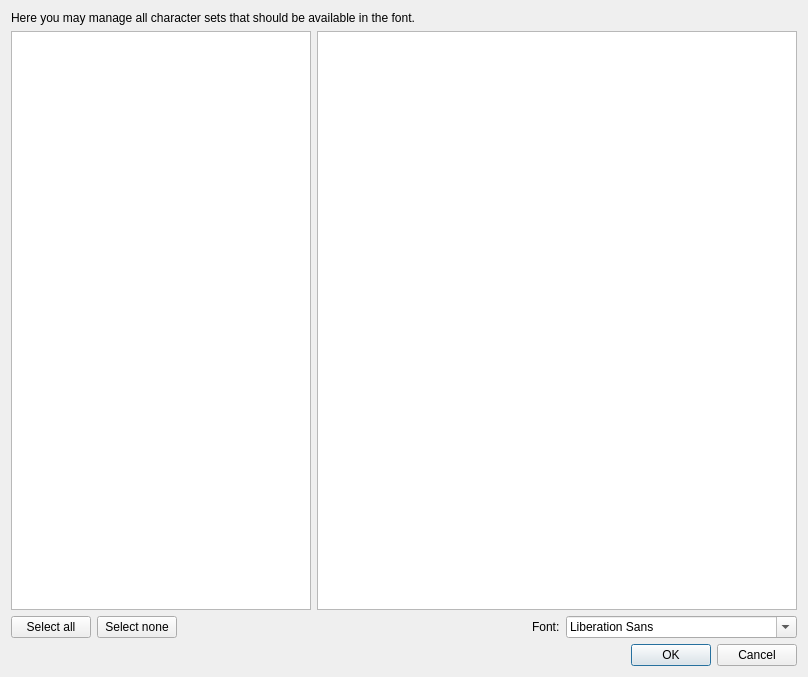
<?xml version="1.0" encoding="UTF-8"?>
<ui version="4.0">
 <class>CharacterSetsDialog</class>
 <widget class="QDialog" name="CharacterSetsDialog">
  <property name="geometry">
   <rect>
    <x>0</x>
    <y>0</y>
    <width>808</width>
    <height>677</height>
   </rect>
  </property>
  <property name="windowTitle">
   <string>Character Sets</string>
  </property>
  <layout class="QVBoxLayout" name="verticalLayout">
   <item>
    <widget class="QLabel" name="label">
     <property name="text">
      <string>Here you may manage all character sets that should be available in the font.</string>
     </property>
    </widget>
   </item>
   <item>
    <layout class="QHBoxLayout" name="horizontalLayout_5">
     <item>
      <widget class="QListWidget" name="char_set_list_widget">
       <property name="sizePolicy">
        <sizepolicy hsizetype="Expanding" vsizetype="Expanding">
         <horstretch>0</horstretch>
         <verstretch>0</verstretch>
        </sizepolicy>
       </property>
       <property name="maximumSize">
        <size>
         <width>300</width>
         <height>16777215</height>
        </size>
       </property>
       <property name="focusPolicy">
        <enum>Qt::FocusPolicy::NoFocus</enum>
       </property>
      </widget>
     </item>
     <item>
      <widget class="CharacterSetSelectionWidget" name="chars_list_widget">
       <property name="maximumSize">
        <size>
         <width>500</width>
         <height>16777215</height>
        </size>
       </property>
       <property name="uniformItemSizes">
        <bool>true</bool>
       </property>
      </widget>
     </item>
    </layout>
   </item>
   <item>
    <layout class="QHBoxLayout" name="horizontalLayout_3">
     <item>
      <widget class="QPushButton" name="btn_select_all">
       <property name="text">
        <string>Select all</string>
       </property>
      </widget>
     </item>
     <item>
      <widget class="QPushButton" name="btn_select_none">
       <property name="text">
        <string>Select none</string>
       </property>
      </widget>
     </item>
     <item>
      <spacer name="horizontalSpacer">
       <property name="orientation">
        <enum>Qt::Orientation::Horizontal</enum>
       </property>
       <property name="sizeHint" stdset="0">
        <size>
         <width>40</width>
         <height>20</height>
        </size>
       </property>
      </spacer>
     </item>
     <item>
      <widget class="QLabel" name="label_8">
       <property name="text">
        <string>Font:</string>
       </property>
      </widget>
     </item>
     <item>
      <widget class="QFontComboBox" name="cmb_preview_font">
       <property name="font">
        <font>
         <family>.AppleSystemUIFont</family>
        </font>
       </property>
       <property name="currentFont">
        <font/>
       </property>
      </widget>
     </item>
    </layout>
   </item>
   <item>
    <layout class="QHBoxLayout" name="horizontalLayout">
     <item>
      <widget class="QLabel" name="lbl_chars_selected_info">
       <property name="text">
        <string>&lt;CharsSelectedInfo&gt;</string>
       </property>
      </widget>
     </item>
     <item>
      <widget class="QDialogButtonBox" name="button_box">
       <property name="standardButtons">
        <set>QDialogButtonBox::StandardButton::Cancel|QDialogButtonBox::StandardButton::Ok</set>
       </property>
      </widget>
     </item>
    </layout>
   </item>
  </layout>
 </widget>
 <customwidgets>
  <customwidget>
   <class>CharacterSetSelectionWidget</class>
   <extends>QListWidget</extends>
   <header>widgets/CharacterSetSelectionWidget.hpp</header>
  </customwidget>
 </customwidgets>
 <resources>
  <include location="../resources/UIResources.qrc"/>
 </resources>
 <connections>
  <connection>
   <sender>char_set_list_widget</sender>
   <signal>itemSelectionChanged()</signal>
   <receiver>CharacterSetsDialog</receiver>
   <slot>on_item_selection_changed()</slot>
   <hints>
    <hint type="sourcelabel">
     <x>230</x>
     <y>194</y>
    </hint>
    <hint type="destinationlabel">
     <x>405</x>
     <y>235</y>
    </hint>
   </hints>
  </connection>
  <connection>
   <sender>button_box</sender>
   <signal>rejected()</signal>
   <receiver>CharacterSetsDialog</receiver>
   <slot>reject()</slot>
   <hints>
    <hint type="sourcelabel">
     <x>487</x>
     <y>442</y>
    </hint>
    <hint type="destinationlabel">
     <x>405</x>
     <y>235</y>
    </hint>
   </hints>
  </connection>
  <connection>
   <sender>button_box</sender>
   <signal>accepted()</signal>
   <receiver>CharacterSetsDialog</receiver>
   <slot>accept()</slot>
   <hints>
    <hint type="sourcelabel">
     <x>487</x>
     <y>442</y>
    </hint>
    <hint type="destinationlabel">
     <x>405</x>
     <y>235</y>
    </hint>
   </hints>
  </connection>
  <connection>
   <sender>cmb_preview_font</sender>
   <signal>currentFontChanged(QFont)</signal>
   <receiver>CharacterSetsDialog</receiver>
   <slot>on_preview_font_changed(QFont)</slot>
   <hints>
    <hint type="sourcelabel">
     <x>907</x>
     <y>594</y>
    </hint>
    <hint type="destinationlabel">
     <x>521</x>
     <y>334</y>
    </hint>
   </hints>
  </connection>
  <connection>
   <sender>char_set_list_widget</sender>
   <signal>itemChanged(QListWidgetItem*)</signal>
   <receiver>CharacterSetsDialog</receiver>
   <slot>on_char_set_item_changed(QListWidgetItem*)</slot>
   <hints>
    <hint type="sourcelabel">
     <x>162</x>
     <y>308</y>
    </hint>
    <hint type="destinationlabel">
     <x>403</x>
     <y>338</y>
    </hint>
   </hints>
  </connection>
  <connection>
   <sender>char_set_list_widget</sender>
   <signal>itemDoubleClicked(QListWidgetItem*)</signal>
   <receiver>CharacterSetsDialog</receiver>
   <slot>on_item_double_clicked(QListWidgetItem*)</slot>
   <hints>
    <hint type="sourcelabel">
     <x>162</x>
     <y>308</y>
    </hint>
    <hint type="destinationlabel">
     <x>403</x>
     <y>338</y>
    </hint>
   </hints>
  </connection>
  <connection>
   <sender>btn_select_all</sender>
   <signal>clicked()</signal>
   <receiver>CharacterSetsDialog</receiver>
   <slot>on_select_all_char_sets()</slot>
   <hints>
    <hint type="sourcelabel">
     <x>55</x>
     <y>603</y>
    </hint>
    <hint type="destinationlabel">
     <x>403</x>
     <y>338</y>
    </hint>
   </hints>
  </connection>
  <connection>
   <sender>btn_select_none</sender>
   <signal>clicked()</signal>
   <receiver>CharacterSetsDialog</receiver>
   <slot>on_select_no_char_sets()</slot>
   <hints>
    <hint type="sourcelabel">
     <x>162</x>
     <y>603</y>
    </hint>
    <hint type="destinationlabel">
     <x>403</x>
     <y>338</y>
    </hint>
   </hints>
  </connection>
 </connections>
 <slots>
  <slot>on_current_char_set_selection_changed()</slot>
  <slot>on_preview_font_changed(QFont)</slot>
  <slot>on_char_set_item_changed(QListWidgetItem*)</slot>
  <slot>on_item_double_clicked(QListWidgetItem*)</slot>
  <slot>on_select_all_char_sets()</slot>
  <slot>on_select_no_char_sets()</slot>
  <slot>on_item_selection_changed()</slot>
 </slots>
</ui>
